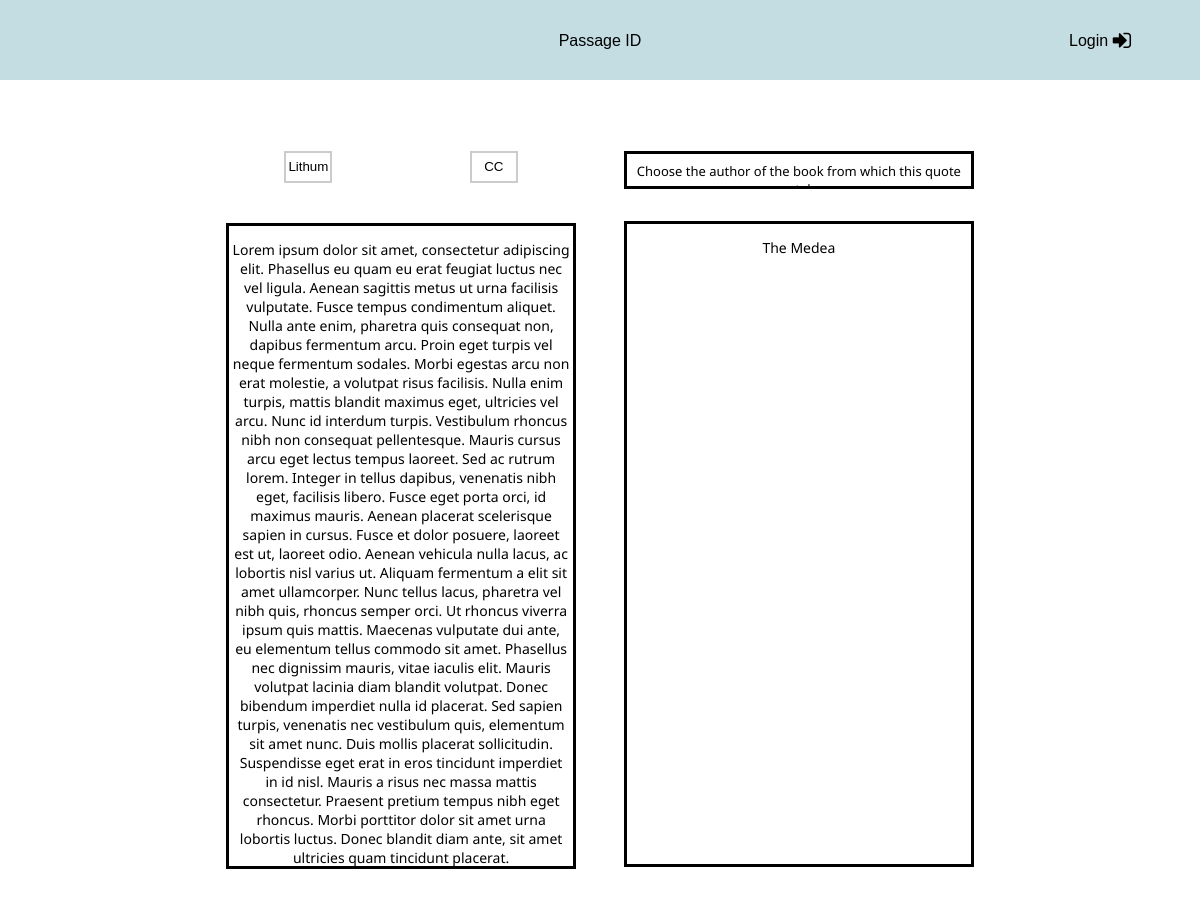
The page / on the database its author committed.
### schema.py (models this page shows, shortened)
class Passage(db.Model):
	__tablename__ = "Passage"
	__searchable__ = ['title', 'author']
	id = db.Column(db.Integer, primary_key= True)
	quote= db.Column(db.String(1500), nullable=False)
	title = db.Column(db.String(128), nullable=False)
	author = db.Column(db.String(100), nullable=False)
	submitter = db.Column(db.String(200), nullable=False)
	class_type = db.Column(db.Integer(), nullable=False)

### app.py (the view)
@app.route("/")
def home():
	content = Passage.query.all()
	randQuote = content[random.randint(0, len(content) - 1)]
	return render_template("content.html", content2 = randQuote)

### templates/content.html
{% extends "index.html" %}
{% block header %}
	<div id="name">
		<a href = "/">Passage ID</a>
	</div>
	<div id="login">
			<form action="/login" method="post">
            	<button type="submit" id = "login">Login <i class="fa fa-sign-in fa-lg"></i></button>
        	</form>
	</div>
{% endblock %}
{% block body %}
	<div id="content">
		<div id="static">
			<div id="lithum" class = "choice">
				<form action="/" method="post">
				    <button type= "submit" id = "choose_passage">Lithum</button>
				</form>
			</div>
			<div id="CC" class = "choice">
				<form action="/" method="post">
				    <button type= "submit" id = "choose_passage">CC</button>
				</form>
			</div>
			<div id="text">
			    <p>{{content2.quote}}</p>
			</div>
		</div>
		<div id="quiz">
			<div id="prompt">
				<p>Choose the author of the book from which this quote was taken </p>
			</div>
			<div id="answer_choices">
				<div id="text">
					<p>{{content2.title}}</p>
				</div>
			</div>
		</div>
	</div>
{% endblock %}

### templates/index.html (shortened to what this page needs)
<!DOCTYPE html>
<html lang="en">
<head>
	{% block head %}
	<link rel="stylesheet" href="../static/css/style.css">
	<link rel="stylesheet" href="//maxcdn.bootstrapcdn.com/font-awesome/4.3.0/css/font-awesome.min.css">
	{% endblock %}
</head>
<body>
	<div id="titlebar">
	{% block header %}
	{% endblock %}
	</div>
	{% block body %}
	{% endblock %}
</body>
</html>

### static/css/style.css (style rules this page uses)
body { font: 14px 'Noto Sans', Helvetica sans-serif; ; padding: 0; margin:0; }
#titlebar { position: absolute; width: 100%; margin: 0; top: 0; height:8%; background-color: #C4DDE2; text-align: center; }
#name { position: absolute; top: 40%; left: 0; right: 0; bottom: 0; margin: auto; width: 300px; font: 16px Helvetica; }
#name a { text-decoration: none; color: black; }
button#login { position: absolute; top: 40%; margin: 0; right: 5%; font: 16px Helvetica; color:black; width:5rem; padding: 0; background-color: transparent; border: 0; cursor:pointer; }
#content { position: absolute; width:65%; top: 8%; right: 0; left: 0; bottom: 0; margin: auto; height: 80%; }
#static { margin-right: 0; width: 49%; height: 100%; float: left; text-align: center; border: 0; }
.choice { display:inline-block; margin-top: 3%; margin-bottom: 0; }
button#choose_passage { background-color: transparent; padding: 0; border-color: #ccc; border-style: solid; height: 2rem; border-radius: 0; width: 3rem; cursor:pointer }
#CC { margin-left: 35%; }
#static #text { text-align: center; margin-left: auto; margin-right: auto; border-style: solid; height: 80%; width: 90%; position: relative; top: 5%; overflow: scroll; padding-bottom: 1%; }
#static #text p { padding-left: 1%; padding-right: 1%; }
#quiz { margin-left: 2%; border: 0; float: left; width: 49%; height: 100%; overflow-y: auto; border-style: solid; text-align: center; }
#prompt { margin-top: 3%; margin-left: auto; margin-right: auto; width: 90%; border-style: solid; font-size: 13px; height: 2rem; overflow: auto; }
#prompt p { position: relative; top: 25%; overflow: auto; margin: 0; }
#answer_choices { position: relative; top: 4%; margin-left: auto; margin-right: auto; height: 80%; width: 90%; margin-bottom: 0; border-style: solid; padding-bottom: 1%; }

### rows shown on the page
Passage: quote "Lorem ipsum dolor sit amet, consectetur adipiscing elit. Phasellus eu quam eu erat feugiat luctus nec vel ligula. Aenean sagittis metus ut urna facilisis vulputate. Fusce tempus condimentum aliquet. Nulla ante enim, pharetra quis consequat non, dapibus fermentum arcu. Proin eget turpis vel neque fermentum sodales. Morbi egestas arcu non erat molestie, a volutpat risus facilisis. Nulla enim turpis, mattis blandit maximus eget, ultricies vel arcu. Nunc id interdum turpis. Vestibulum rhoncus nibh non consequat pellentesque. Mauris cursus arcu eget lectus tempus laoreet. Sed ac rutrum lorem. Integer in tellus dapibus, venenatis nibh eget, facilisis libero. Fusce eget porta orci, id maximus…", title "The Medea"
